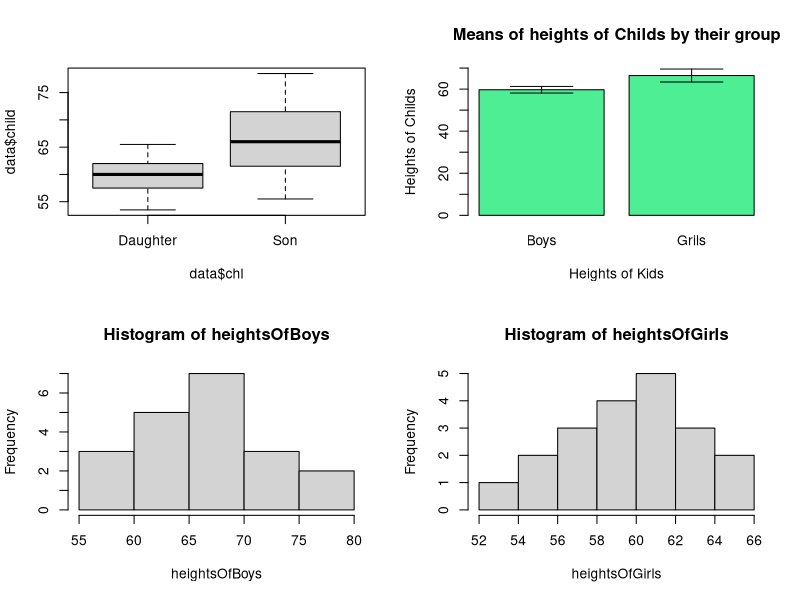

This figure's R source:
# Let us remove all variables from the memory to have nothing in memory 
rm(list=ls())

# Pearson and Lee's data on the heights of parents and children classified by gender
# 

# set the working directory to the folder that you have stored the data files. 
# This is only on my laptop, for your latop it is the folder that you stored the files. 
# On windows machines, you need to replace the \ backslash with a slash. 

# setwd("SET THE Working Director to THE PATH TO THIS DIRECTORY")


# Load up your dataset 
data <- read.csv("Datasets/PearsonLee.csv")

# print(data)

# print out the column names so that you can view and check what is inside the dataframe
colnames(data)

# If that was too much printing, you can print out the first 4 lines of your dataset and not all of that. 
# print first 4 rows of mydata
head(data, n=4)

# By using the attach command, we can attach the whole dataframe and access the columns as variable names, like height and make 
attach(data)


# The data is selected first based on the column name height and then based on the column name toyota. 
heightsOfBoys <- data$child[data$chl=="Son"]
heightsOfGirls <- data$child[data$chl=="Daughter"]

# Note that this is a filtering functionality, we first filter the child column that includes the heights of kids and then we divid that column in two groups of Son and Daughter based on the valriable name chl. 

# We can also extract the heights of fathers and mothers from the data frame. 
heightsOfFathers <- data$parent[data$par=="Father"]
heightsOfMothers <- data$parent[data$par=="Mother"]


# check the lenght of each variables that you have created 
# this should return 20 
length(heightsOfBoys)

# This should return 20
length(heightsOfGirls)


# We can use the aggregate function to generate the summary for each different group, girls and boys 
aggregate(data$child, by =list(data$chl), FUN=summary)

aggregate(data$parent, by =list(data$par), FUN=summary)


# read more aboute the aggregate by using the ?aggregate command 
# aggregate splits the data into subsets, computes summary statistics for each, and returns the result in a convenient form.

# aggregate function can be used to generate the standard deviation for each subset 
aggregate(data$child, by =list(data$chl), FUN=sd)


# Now, let us make a set of plots to present some of the important summary of our autot dataset. 
# we want to make 4 plots side by side in 2 rows and 2 columns 
par(mfrow=c(2,2))

# Now we can make boxplot to see the heitghts. 
# we use the "~" to seperate the height of each child groups in to subsets based on their genders
boxplot(data$child~data$chl)



# print out the earning
child

# print out ageGroup
parent

# We can use the tapply function to calculate the means of each group 
# Here we want to calculate the mean, but subset it based on their group  
means <- tapply(child, chl, mean)  


# To understand how I get the lower bound of my data from t.test function, you can take a look on the return values that t test function returns. 

# then we run t.test and print out the results
# Read the results of this test and try to understand the details 
results<-t.test(heightsOfBoys)

# The result of the t-test is something like the following. 
#Result os
# One Sample t-test
#
# data:  heightsOfBoys
# t = 40.129, df = 18, p-value < 2.2e-16
# alternative hypothesis: true mean is not equal to 0
# 95 percent confidence interval:
#  63.21792 70.20313
# sample estimates:
#  mean of x 
# 66.71053 

# And the following command returns the confidence intervals 
# It simply includes a lower bound and upper bound interval of my data 
t.test(heightsOfBoys)$conf.int

# By using the following lowe bound, the first index of conf.int variable is the lower bound and second is the higher bound
t.test(heightsOfBoys)$conf.int[1]

# this is the higher bound 
t.test(heightsOfBoys)$conf.int[2]

# Now, we find out the lower bound of the heights for each group
# Please note that we use here a function that we defined and inside that function we use the t.test the t test to 
# We want to use this function to present the lowerbound and upperbound of the heights of our data to add that to our bar plot and have a nice bar plot.  
# For this purpose we combine it with tapply command 
lower <- tapply(child, chl, function(v) t.test(v)$conf.int[1])
upper <- tapply(child, chl, function(v) t.test(v)$conf.int[2])

# install the package gplots 
# if you have done this one time before you do not need it again. 
# install.packages("gplots")

# the we need to load the library 
library("gplots")

# This is a nice plot that shows also the upper and lower bound of mean in addition to the bar plot. 
# click on the zoom to see the graph better. 
barplot2(means, plot.ci = TRUE, ci.l = lower, ci.u =upper, names.arg = c("Boys", "Grils") 
         , xlab="Heights of Kids",
         main= "Means of heights of Childs by their group", ylab="Heights of Childs", col= "seagreen2", ylim = c(0, 70) ) 

hist(heightsOfBoys)
hist(heightsOfGirls)
